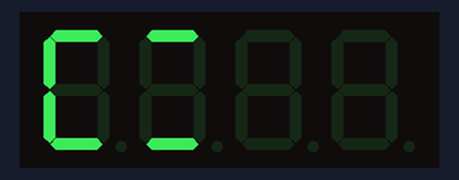
A sketch run on a simulated Arduino Uno, built with avr-gcc and run on an emulated ATmega328P. Shown: 4-digit seven-segment display.

Above: at 0.13 s.
At 0.49 s:
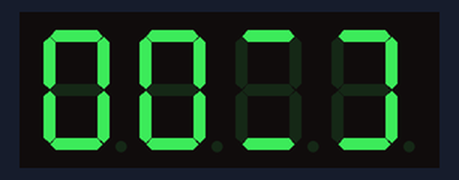
At 0.98 s:
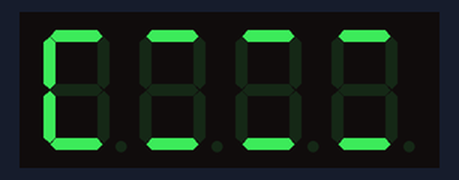

Measured:
- by itself, everything shown: repeats every 0.73 s, in 12 steps

The sketch:

clock_display_segments.ino
```cpp
#include <Arduino.h>
#include <TM1637Display.h>

#define CLK 6
#define DIO 5
#define DEF_DELAY 40

uint8_t SEGMENT_nothing = 0b00000000;
uint8_t SEGMENT_left = 0b00111001;
uint8_t SEGMENT_right = 0b00001111;
uint8_t SEGMENT_empty = 0b00001001;
uint8_t SEGMENT_full = 0b00111111;

uint8_t SCREEN_X1[4] = {SEGMENT_nothing,SEGMENT_nothing,SEGMENT_nothing,SEGMENT_nothing};
uint8_t SCREEN_X2[4] = {0b00110000,SEGMENT_nothing,SEGMENT_nothing,SEGMENT_nothing};
uint8_t SCREEN_X3[4] = {SEGMENT_left,SEGMENT_empty,SEGMENT_nothing,SEGMENT_nothing};
uint8_t SCREEN_X4[4] = {SEGMENT_left,SEGMENT_empty,SEGMENT_empty,SEGMENT_nothing};
uint8_t SCREEN_X5[4] = {SEGMENT_left,SEGMENT_empty,SEGMENT_empty,SEGMENT_empty};


uint8_t SCREEN_1[4] = {SEGMENT_left,SEGMENT_empty,SEGMENT_empty,SEGMENT_right};
uint8_t SCREEN_2[4] = {SEGMENT_full,SEGMENT_empty,SEGMENT_empty,SEGMENT_right};
uint8_t SCREEN_3[4] = {SEGMENT_full,SEGMENT_left,SEGMENT_empty,SEGMENT_right};
uint8_t SCREEN_4[4] = {SEGMENT_full,SEGMENT_full,SEGMENT_empty,SEGMENT_right};
uint8_t SCREEN_5[4] = {SEGMENT_full,SEGMENT_full,SEGMENT_left,SEGMENT_right};
uint8_t SCREEN_6[4] = {SEGMENT_full,SEGMENT_full,SEGMENT_full,SEGMENT_right};
uint8_t SCREEN_7[4] = {SEGMENT_full,SEGMENT_full,SEGMENT_full,SEGMENT_full};

TM1637Display display(CLK, DIO);

void doCoolAnimations()
{
  display.setSegments(SCREEN_X1);
  delay(DEF_DELAY);
  display.setSegments(SCREEN_X2);
  delay(DEF_DELAY);
  display.setSegments(SCREEN_X3);
  delay(DEF_DELAY);
  display.setSegments(SCREEN_X4);
  delay(DEF_DELAY);
  display.setSegments(SCREEN_X5);
  delay(DEF_DELAY);

  display.setSegments(SCREEN_1);
  delay(DEF_DELAY);
  display.setSegments(SCREEN_2);
  delay(DEF_DELAY);
  display.setSegments(SCREEN_3);
  delay(DEF_DELAY);
  display.setSegments(SCREEN_4);
  delay(DEF_DELAY);
  display.setSegments(SCREEN_5);
  delay(DEF_DELAY);
  display.setSegments(SCREEN_6);
  delay(DEF_DELAY);
  display.setSegments(SCREEN_7);
  delay(DEF_DELAY);
}

void setup()
{
  Serial.begin(9600);
  display.setBrightness(0x0f);
}

void loop()
{
  doCoolAnimations();

}
```
